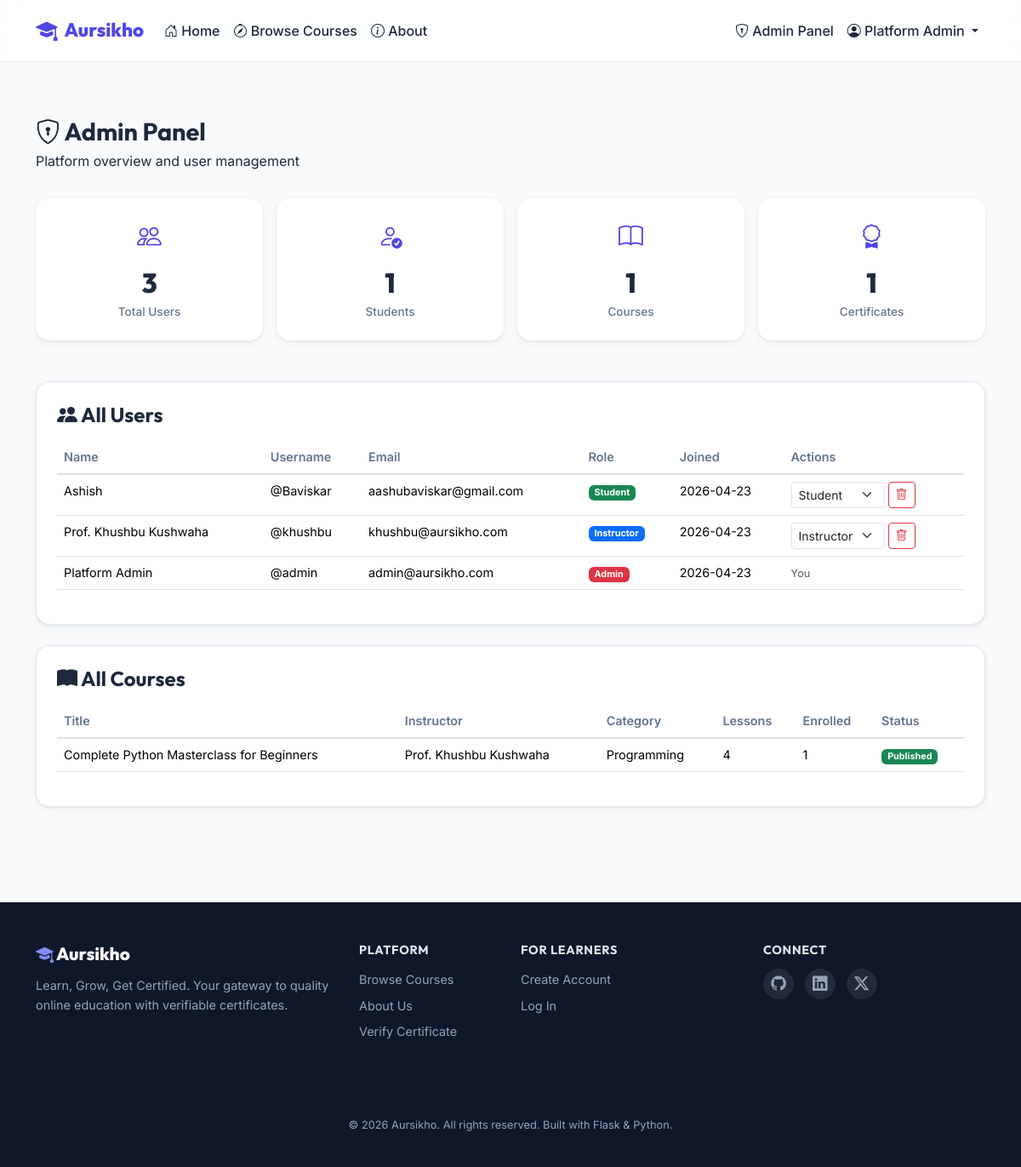
/admin/panel (signed in), run on the app's committed database.
### app/models.py (models this page shows, shortened)
class User(UserMixin, db.Model):
    __tablename__ = 'users'
    id = db.Column(db.Integer, primary_key=True)
    username = db.Column(db.String(64), unique=True, nullable=False, index=True)
    email = db.Column(db.String(120), unique=True, nullable=False, index=True)
    password_hash = db.Column(db.String(256), nullable=False)
    role = db.Column(db.String(20), nullable=False, default='student')  # student, instructor, admin
    full_name = db.Column(db.String(128), nullable=False)
    bio = db.Column(db.Text, default='')
    avatar = db.Column(db.String(256), default='default.png')
    created_at = db.Column(db.DateTime, default=lambda: datetime.now(timezone.utc))
    courses_teaching = db.relationship('Course', backref='instructor', lazy='dynamic')
    enrollments = db.relationship('Enrollment', backref='student', lazy='dynamic')
    certificates = db.relationship('Certificate', backref='student', lazy='dynamic')
    @property
    def is_admin(self):
        return self.role == 'admin'
    @property
    def is_instructor(self):
        return self.role == 'instructor'
    @property
    def is_student(self):
        return self.role == 'student'

class Course(db.Model):
    __tablename__ = 'courses'
    id = db.Column(db.Integer, primary_key=True)
    title = db.Column(db.String(200), nullable=False)
    description = db.Column(db.Text, nullable=False)
    short_description = db.Column(db.String(300), default='')
    thumbnail = db.Column(db.String(256), default='default_course.png')
    category = db.Column(db.String(50), nullable=False, default='General')
    difficulty = db.Column(db.String(20), nullable=False, default='beginner')  # beginner, intermediate, advanced
    is_published = db.Column(db.Boolean, default=False)
    instructor_id = db.Column(db.Integer, db.ForeignKey('users.id'), nullable=False)
    created_at = db.Column(db.DateTime, default=lambda: datetime.now(timezone.utc))
    updated_at = db.Column(db.DateTime, default=lambda: datetime.now(timezone.utc),
                           onupdate=lambda: datetime.now(timezone.utc))
    lessons = db.relationship('Lesson', backref='course', lazy='dynamic',
                              order_by='Lesson.order_num', cascade='all, delete-orphan')
    quizzes = db.relationship('Quiz', backref='course', lazy='dynamic', cascade='all, delete-orphan')
    enrollments = db.relationship('Enrollment', backref='course', lazy='dynamic', cascade='all, delete-orphan')
    @property
    def total_lessons(self):
        return self.lessons.count()
    @property
    def total_enrolled(self):
        return self.enrollments.count()

### app/routes/admin.py (the view)
@admin_bp.route('/panel')
@login_required
@admin_required
def panel():
    users = User.query.order_by(User.created_at.desc()).all()
    courses = Course.query.order_by(Course.created_at.desc()).all()
    stats = {
        'total_users': len(users),
        'total_students': sum(1 for u in users if u.role == 'student'),
        'total_instructors': sum(1 for u in users if u.role == 'instructor'),
        'total_courses': len(courses),
        'published_courses': sum(1 for c in courses if c.is_published),
        'total_enrollments': Enrollment.query.count(),
        'total_certificates': Certificate.query.count(),
    }
    return render_template('admin/panel.html', users=users, courses=courses,
                           stats=stats, title='Admin Panel')

### app/templates/admin/panel.html (shortened to what this page needs)
{% extends "base.html" %}
{% block content %}
<section class="dashboard-section">
    <div class="container">
        <div class="dashboard-header">
            <h1><i class="bi bi-shield-lock"></i> Admin Panel</h1>
            <p>Platform overview and user management</p>
        </div>
        <div class="row g-3 mb-5">
            <div class="col-6 col-md-3"><div class="stat-card"><div class="stat-icon"><i class="bi bi-people"></i></div><div class="stat-number">{{ stats.total_users }}</div><div class="stat-label">Total Users</div></div></div>
            <div class="col-6 col-md-3"><div class="stat-card"><div class="stat-icon"><i class="bi bi-person-check"></i></div><div class="stat-number">{{ stats.total_students }}</div><div class="stat-label">Students</div></div></div>
            <div class="col-6 col-md-3"><div class="stat-card"><div class="stat-icon"><i class="bi bi-book"></i></div><div class="stat-number">{{ stats.total_courses }}</div><div class="stat-label">Courses</div></div></div>
            <div class="col-6 col-md-3"><div class="stat-card"><div class="stat-icon"><i class="bi bi-award"></i></div><div class="stat-number">{{ stats.total_certificates }}</div><div class="stat-label">Certificates</div></div></div>
        </div>
        <div class="manage-card">
            <h4><i class="bi bi-people-fill"></i> All Users</h4>
            <div class="table-responsive mt-3">
                <table class="table table-hover dashboard-table">
                    <thead>
                        <tr><th>Name</th><th>Username</th><th>Email</th><th>Role</th><th>Joined</th><th>Actions</th></tr>
                    </thead>
                    <tbody>
                        {% for user in users %}
                        <tr>
                            <td>{{ user.full_name }}</td>
                            <td>@{{ user.username }}</td>
                            <td>{{ user.email }}</td>
                            <td>
                                <span class="badge bg-{% if user.role == 'admin' %}danger{% elif user.role == 'instructor' %}primary{% else %}success{% endif %}">{{ user.role|title }}</span>
                            </td>
                            <td>{{ user.created_at.strftime('%Y-%m-%d') }}</td>
                            <td>
                                {% if user.id != current_user.id %}
                                <div class="d-flex gap-1">
                                    <form method="POST" action="{{ url_for('admin.toggle_role', user_id=user.id) }}" class="d-inline">
                                        <select name="role" class="form-select form-select-sm" style="width: auto;" onchange="this.form.submit()">
                                            <option value="student" {% if user.role == 'student' %}selected{% endif %}>Student</option>
                                            <option value="instructor" {% if user.role == 'instructor' %}selected{% endif %}>Instructor</option>
                                        </select>
                                    </form>
                                    <form method="POST" action="{{ url_for('admin.delete_user', user_id=user.id) }}" class="d-inline" onsubmit="return confirm('Delete this user?')">
                                        <button type="submit" class="btn btn-sm btn-outline-danger"><i class="bi bi-trash"></i></button>
                                    </form>
                                </div>
                                {% else %}
                                <span class="text-muted small">You</span>
                                {% endif %}
                            </td>
                        </tr>
                        {% endfor %}
                    </tbody>
                </table>
            </div>
        </div>
        <div class="manage-card mt-4">
            <h4><i class="bi bi-book-fill"></i> All Courses</h4>
            <div class="table-responsive mt-3">
                <table class="table table-hover dashboard-table">
                    <thead>
                        <tr><th>Title</th><th>Instructor</th><th>Category</th><th>Lessons</th><th>Enrolled</th><th>Status</th></tr>
                    </thead>
                    <tbody>
                        {% for course in courses %}
                        <tr>
                            <td>{{ course.title }}</td>
                            <td>{{ course.instructor.full_name }}</td>
                            <td>{{ course.category }}</td>
                            <td>{{ course.total_lessons }}</td>
                            <td>{{ course.total_enrolled }}</td>
                            <td><span class="badge bg-{% if course.is_published %}success{% else %}warning{% endif %}">{{ 'Published' if course.is_published else 'Draft' }}</span></td>
                        </tr>
                        {% endfor %}
                    </tbody>
                </table>
            </div>
        </div>
    </div>
</section>
{% endblock %}

### app/templates/base.html (shortened to what this page needs)
<!DOCTYPE html>
<html lang="en" data-bs-theme="light">
<head>
    <link href="https://cdn.jsdelivr.net/npm/bootstrap@5.3.3/dist/css/bootstrap.min.css" rel="stylesheet">
    <link href="https://cdn.jsdelivr.net/npm/bootstrap-icons@1.11.3/font/bootstrap-icons.min.css" rel="stylesheet">
    <link rel="stylesheet" href="{{ url_for('static', filename='css/style.css') }}">
</head>
<body>
    <nav class="navbar navbar-expand-lg sticky-top" id="mainNavbar">
        <div class="container">
            <a class="navbar-brand" href="{{ url_for('main.home') }}">
                <i class="bi bi-mortarboard-fill brand-icon"></i>
                <span class="brand-text">Aursikho</span>
            </a>
            <div class="collapse navbar-collapse" id="navbarContent">
                <ul class="navbar-nav me-auto mb-2 mb-lg-0">
                    <li class="nav-item">
                        <a class="nav-link" href="{{ url_for('main.home') }}">
                            <i class="bi bi-house-door"></i> Home
                        </a>
                    </li>
                    <li class="nav-item">
                        <a class="nav-link" href="{{ url_for('main.browse') }}">
                            <i class="bi bi-compass"></i> Browse Courses
                        </a>
                    </li>
                    <li class="nav-item">
                        <a class="nav-link" href="{{ url_for('main.about') }}">
                            <i class="bi bi-info-circle"></i> About
                        </a>
                    </li>
                </ul>
                <ul class="navbar-nav ms-auto">
                    {% if current_user.is_authenticated %}
                        {% if current_user.is_student %}
                        <li class="nav-item">
                            <a class="nav-link" href="{{ url_for('student.dashboard') }}">
                                <i class="bi bi-speedometer2"></i> My Dashboard
                            </a>
                        </li>
                        {% elif current_user.is_instructor %}
                        <li class="nav-item">
                            <a class="nav-link" href="{{ url_for('instructor.dashboard') }}">
                                <i class="bi bi-speedometer2"></i> Instructor Panel
                            </a>
                        </li>
                        {% elif current_user.is_admin %}
                        <li class="nav-item">
                            <a class="nav-link" href="{{ url_for('admin.panel') }}">
                                <i class="bi bi-shield-lock"></i> Admin Panel
                            </a>
                        </li>
                        {% endif %}
                        <li class="nav-item dropdown">
                            <a class="nav-link dropdown-toggle" href="#" role="button"
                               data-bs-toggle="dropdown" aria-expanded="false">
                                <i class="bi bi-person-circle"></i> {{ current_user.full_name }}
                            </a>
                        </li>
                    {% endif %}
                </ul>
            </div>
        </div>
    </nav>
    <main class="main-content">
        {% block content %}{% endblock %}
    </main>
    <footer class="site-footer">
        <div class="container">
            <div class="row">
                <div class="col-md-4 mb-4">
                    <h5 class="footer-brand">
                        <i class="bi bi-mortarboard-fill"></i> Aursikho
                    </h5>
                    <p class="footer-description">
                        Learn, Grow, Get Certified. Your gateway to quality online education with verifiable certificates.
                    </p>
                </div>
                <div class="col-md-2 mb-4">
                    <h6 class="footer-heading">Platform</h6>
                    <ul class="footer-links">
                        <li><a href="{{ url_for('main.browse') }}">Browse Courses</a></li>
                        <li><a href="{{ url_for('main.about') }}">About Us</a></li>
                        <li><a href="{{ url_for('certificate.verify_page') }}">Verify Certificate</a></li>
                    </ul>
                </div>
                <div class="col-md-3 mb-4">
                    <h6 class="footer-heading">For Learners</h6>
                    <ul class="footer-links">
                        <li><a href="{{ url_for('auth.register') }}">Create Account</a></li>
                        <li><a href="{{ url_for('auth.login') }}">Log In</a></li>
                    </ul>
                </div>
                <div class="col-md-3 mb-4">
                    <h6 class="footer-heading">Connect</h6>
                    <div class="footer-social">
                        <a href="#"><i class="bi bi-github"></i></a>
                        <a href="#"><i class="bi bi-linkedin"></i></a>
                        <a href="#"><i class="bi bi-twitter-x"></i></a>
                    </div>
                </div>
            </div>
            <hr class="footer-divider">
            <div class="footer-bottom">
                <p>&copy; 2026 Aursikho. All rights reserved. Built with Flask &amp; Python.</p>
            </div>
        </div>
    </footer>
</body>
</html>

### data on the page
User: full_name "Platform Admin", username "admin", email "admin@aursikho.com", role "Admin", created_at "2026-04-23", shows "You"
User: full_name "Ashish", username "Baviskar", email "aashubaviskar@gmail.com", role "Student", created_at "2026-04-23"
User: full_name "Prof. Khushbu Kushwaha", username "khushbu", email "khushbu@aursikho.com", role "Instructor", created_at "2026-04-23"
Course: title "Complete Python Masterclass for Beginners", instructor.full_name "Prof. Khushbu Kushwaha", category "Programming", total_lessons "4", total_enrolled "1", is_published "Published"

### other printed values
{{ stats.total_users }} "3"
{{ stats.total_students }} "1"
{{ stats.total_courses }} "1"
{{ stats.total_certificates }} "1"
